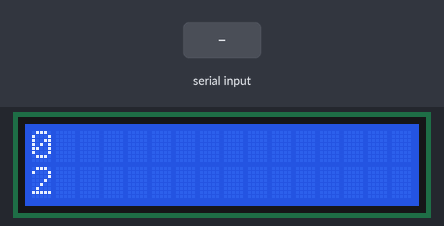
Recording of a sketch running on a simulated Arduino Uno, built with avr-gcc and run on an emulated ATmega328P. Parts: 16×2 character LCD. The inputs (shaded band) are chosen by the test bench. What the sketch prints to the serial monitor is not drawn.

Above: at 1.2 s.
1.3 s: "start," received over Serial
At 3.5 s:
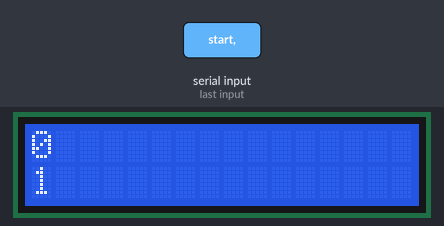
3.8 s: "caliber_start" received over Serial
At 5.7 s:
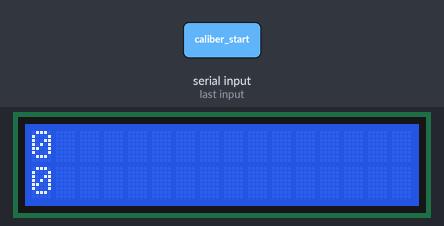
Timing chart, 0 to 7.2 s (numbered marks = the images above; inputs shaded):
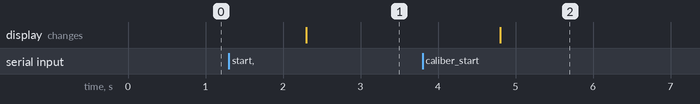

Measured:
- after the input at 1.3 s, the display: changes after 1.0 s (image 1)
- after the input at 3.8 s, the display: first changes after 1.0 s (image 2 shows a later state)

The sketch:

TriggerArduino.ino
```cpp
// (licence header left out)
#include <LiquidCrystal.h>

unsigned int pulses;
unsigned int caliber;
unsigned int Trigger;
String Trig, readdata, tempData;
bool stop_bardasht = true;
bool calibrating = false;

// initialize the library with the numbers of the interface pins
LiquidCrystal lcd(2, 3, 4, 5, 6, 7);

void setup() {
  caliber = 2;
  // set up the LCD's number of columns and rows:
  lcd.begin(16, 2);
  attachInterrupt(digitalPinToInterrupt(20), A_RISE, RISING);
  Serial.begin(115200);
}

void loop() {

  lcd.setCursor(0, 0);
  // print the number of seconds since reset:
  lcd.print(Trigger);

  lcd.setCursor(0, 1);
  // print the number of seconds since reset:
  lcd.print(caliber);

while(Serial.available() > 0) {
  readdata = Serial.readString();
  if (readdata.startsWith("start,"))
  {
   tempData = readdata.substring(6);
   caliber = tempData.toInt();

   if (caliber <= 0) {
    caliber = 1;
   }

    Trigger = 0 ;
    pulses = 0;
    Serial.println("s,1");
    stop_bardasht = false;
  }

  else if (readdata == "end" )
  {
    Serial.println("s,2");
    stop_bardasht = true;
  }

  else if (readdata == "h" )
  {
    Serial.println("h,1 ");
  }

  else if (readdata == "caliber_start")
  {
    Serial.println("c,1");
    caliber = 0;
    pulses = 0;
    stop_bardasht = true;
    calibrating = true;
    lcd.clear();
  }

  else if (readdata == "caliber_stop")
  {
    Trig = "c,0,";
    Trig = Trig + pulses;
    Serial.println(Trig);
    caliber = pulses;
    pulses = 0;
    stop_bardasht = true;
    calibrating = false;
    lcd.clear();
  }
  break;
}

   if (pulses >= caliber && !stop_bardasht){
    lcd.clear();
    Trigger ++ ;
    pulses = 0 ;
    Trig = "t,";
    Trig = Trig + Trigger;
    Serial.println(Trig);
   // lcd.setCursor(0, 0);
   // lcd.print(Trigger);

   }

}
void A_RISE(){
  pulses++;

  if (calibrating) {
    Trig = "c,";
    Trig = Trig + pulses;

    Serial.println(Trig);
  }
}
```
